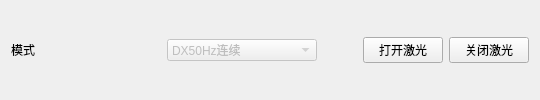
            <widget class="QWidget" name="tab_laser_big">
             <attribute name="title">
              <string>大激光</string>
             </attribute>
             <layout class="QGridLayout" name="gridLayout_4">
              <item row="0" column="3">
               <widget class="QPushButton" name="btn_laser_open">
                <property name="text">
                 <string>打开激光</string>
                </property>
               </widget>
              </item>
              <item row="0" column="4">
               <widget class="QPushButton" name="btn_laser_close">
                <property name="text">
                 <string>关闭激光</string>
                </property>
               </widget>
              </item>
              <item row="0" column="0">
               <widget class="QLabel" name="label_9">
                <property name="minimumSize">
                 <size>
                  <width>150</width>
                  <height>0</height>
                 </size>
                </property>
                <property name="text">
                 <string>模式</string>
                </property>
               </widget>
              </item>
              <item row="0" column="1">
               <widget class="QComboBox" name="laser_mode">
                <property name="enabled">
                 <bool>false</bool>
                </property>
                <property name="minimumSize">
                 <size>
                  <width>150</width>
                  <height>0</height>
                 </size>
                </property>
                <item>
                 <property name="text">
                  <string>DX50Hz连续</string>
                 </property>
                </item>
               </widget>
              </item>
              <item row="0" column="2">
               <spacer name="horizontalSpacer_2">
                <property name="orientation">
                 <enum>Qt::Horizontal</enum>
                </property>
                <property name="sizeHint" stdset="0">
                 <size>
                  <width>40</width>
                  <height>20</height>
                 </size>
                </property>
               </spacer>
              </item>
             </layout>
            </widget>
